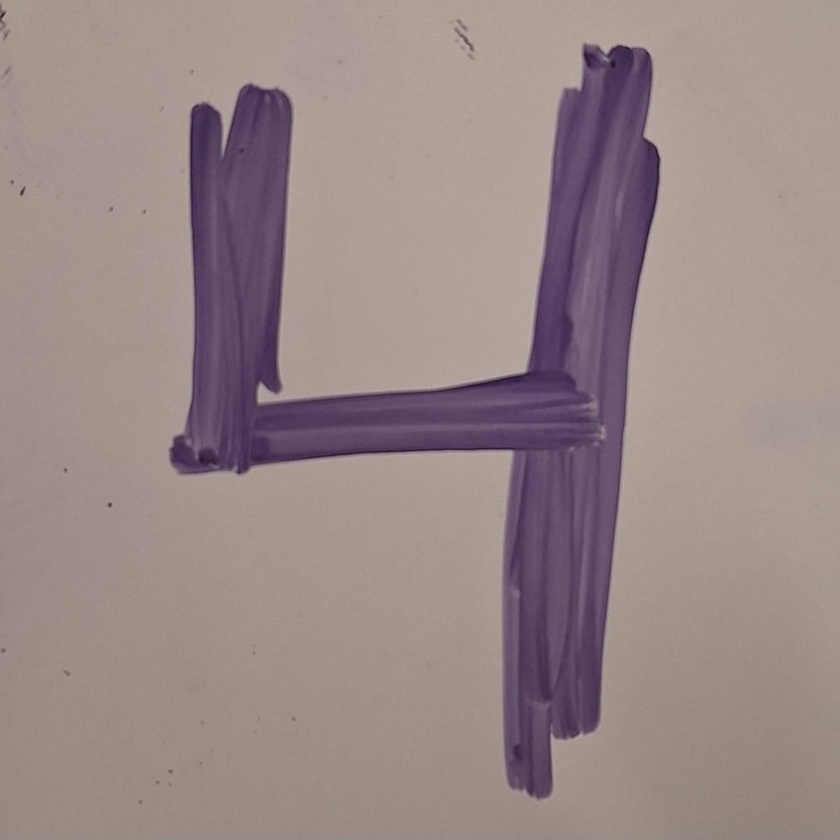
#> input picture xd.jpg, 840 x 840 px, shrunk from 1280 x 1280 before the run
$ python test2.py
#> lines starting #> are read from the running program, lines starting #| are printed output that depends on the picture; after the words box and inside, x2 and y2 are one past the last pixel; in counts of white or black regions, pixels touching at a corner belong together
import cv2
import numpy as np
import matplotlib.pyplot as plt

def eliminar_manchas(ruta_imagen, ruta_guardado):
    # Leer la imagen en escala de grises
#> called with ruta_imagen = 'xd.jpg', ruta_guardado = 'xd4.jpg'
    imagen = cv2.imread(ruta_imagen, cv2.IMREAD_GRAYSCALE)
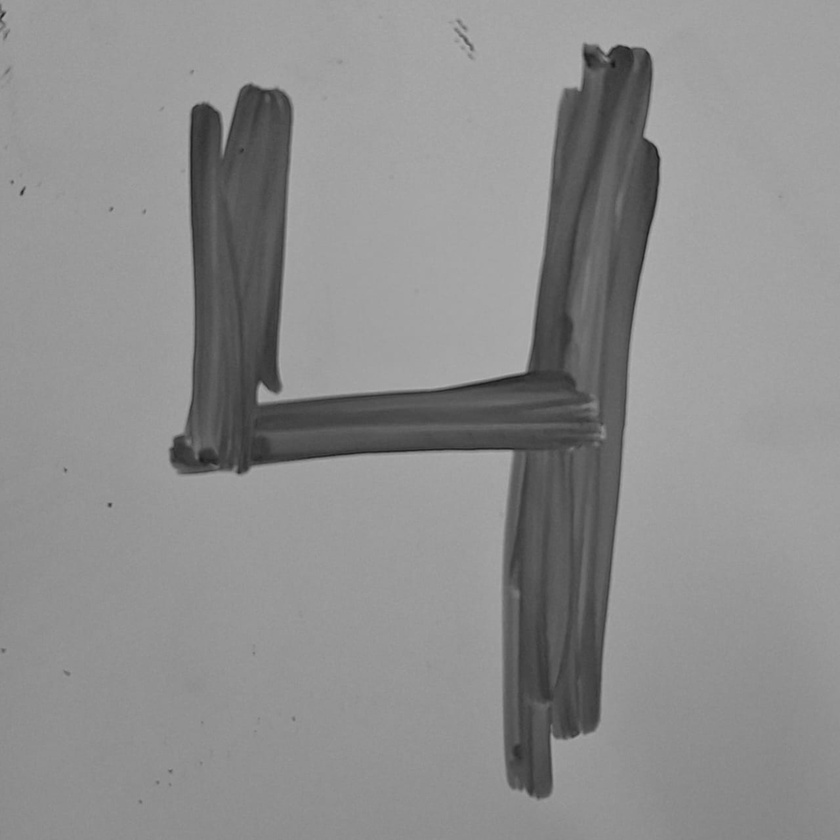
#> imagen: shape (840, 840); min 21, max 177, mean 141.1

    # Aplicar un filtro Gaussiano para eliminar ruido
    imagen_suavizada = cv2.GaussianBlur(imagen, (5, 5), 0)

    # Aplicar umbralización para convertir la imagen a binaria
    _, imagen_umbralizada = cv2.threshold(imagen_suavizada, 0, 255, cv2.THRESH_BINARY + cv2.THRESH_OTSU)
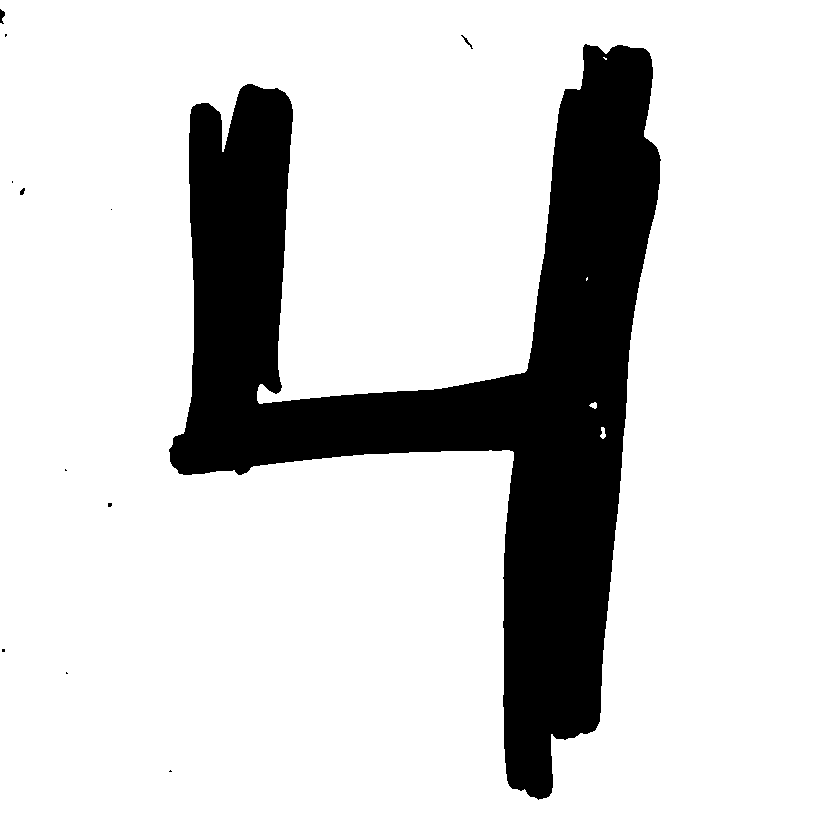
#> imagen_umbralizada: shape (840, 840); 82.7% white; 12 black regions (8 under 20 px), largest, box (x1, y1, x2, y2) and area: (169, 44, 661, 800) 121649, (0, 9, 5, 24) 48, (461, 35, 473, 49) 34, (20, 188, 25, 195) 24

    # Invertir la imagen umbralizada (opcional, dependiendo de si el dibujo es negro sobre blanco o viceversa)
    imagen_invertida = cv2.bitwise_not(imagen_umbralizada)

    # Guardar la imagen resultante
    cv2.imwrite(ruta_guardado, imagen_invertida)
    print(f"Imagen procesada y guardada en {ruta_guardado}")

    # Mostrar las imágenes
    plt.figure(figsize=(10, 5))
    plt.subplot(1, 3, 1), plt.title('Original'), plt.imshow(imagen, cmap='gray'), plt.axis('off')
    plt.subplot(1, 3, 2), plt.title('Suavizada'), plt.imshow(imagen_suavizada, cmap='gray'), plt.axis('off')
    plt.subplot(1, 3, 3), plt.title('Umbralizada'), plt.imshow(imagen_invertida, cmap='gray'), plt.axis('off')
    plt.show()
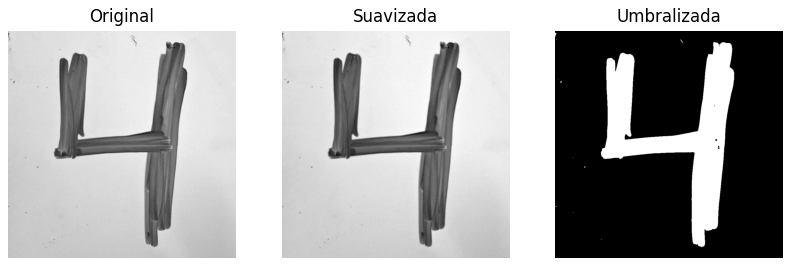
#> figure drawn by matplotlib, 3 panels

# Ejemplo de uso
ruta_imagen = 'xd.jpg'
ruta_guardado = 'xd4.jpg'

eliminar_manchas(ruta_imagen, ruta_guardado)

$ run again, with 2.jpg copied over xd.jpg
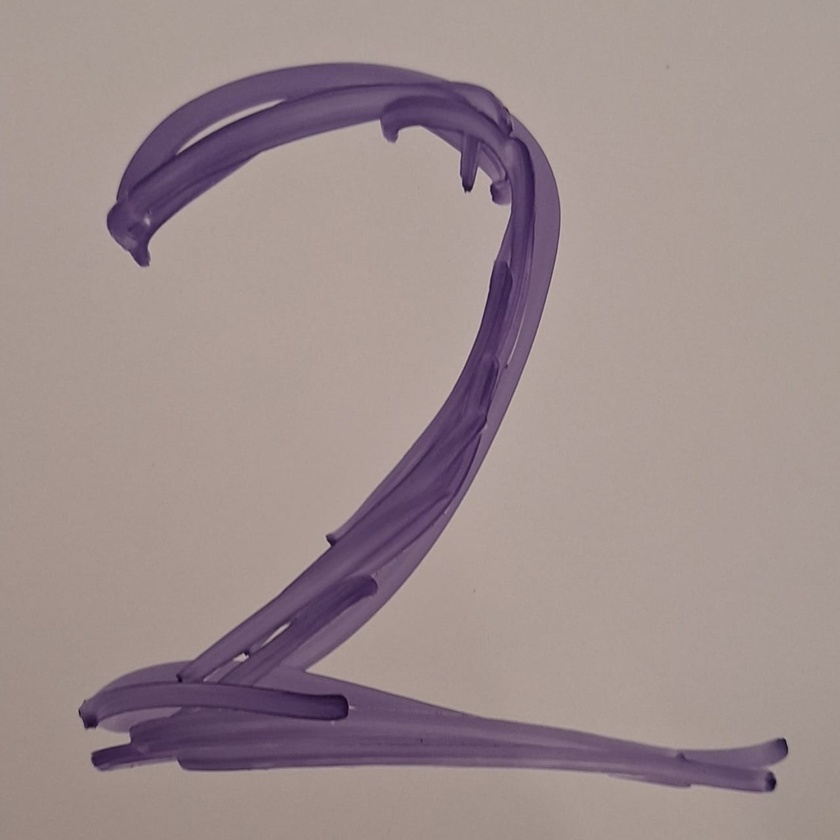
#> input picture 2.jpg, 840 x 840 px, shrunk from 1280 x 1280 before the run
#> in eliminar_manchas, `_, imagen_umbralizada = cv2.threshold(imagen_suavizada, 0, 255, cv2.TH..`:
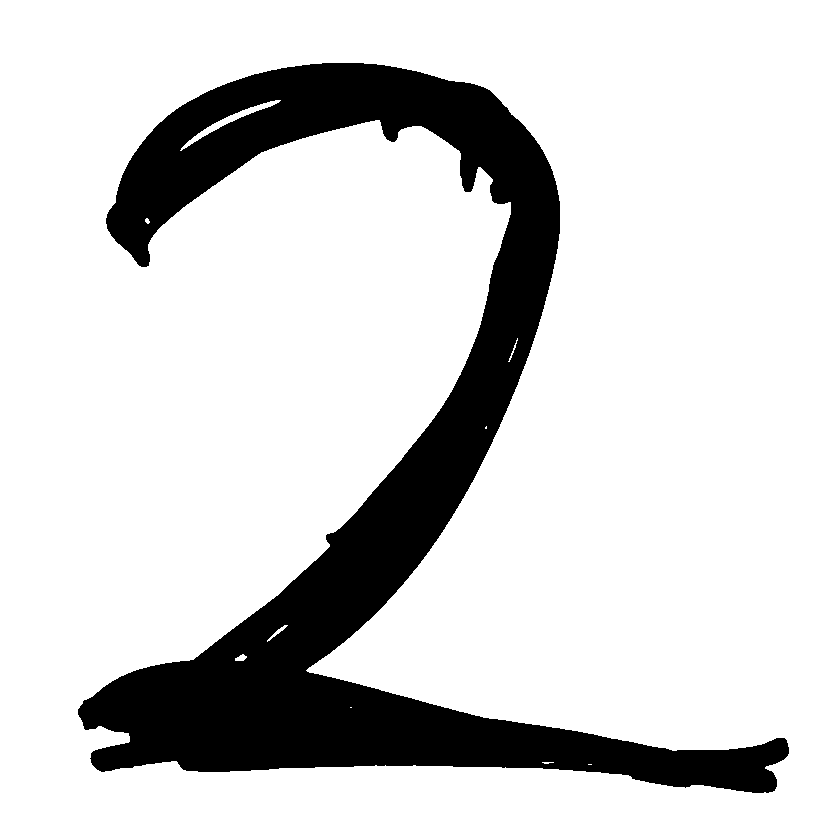
#> imagen_umbralizada: shape (840, 840); 83.2% white; 1 black region, box (x1, y1, x2, y2) and area: (78, 63, 789, 793) 118779
#> in eliminar_manchas, `plt.show()`:
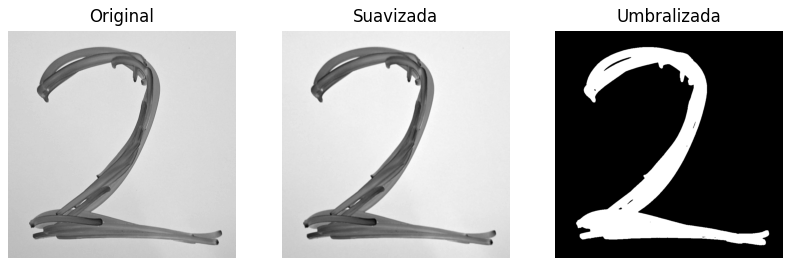
#> figure drawn by matplotlib, 3 panels

$ run again, with 0.jpeg copied over xd.jpg
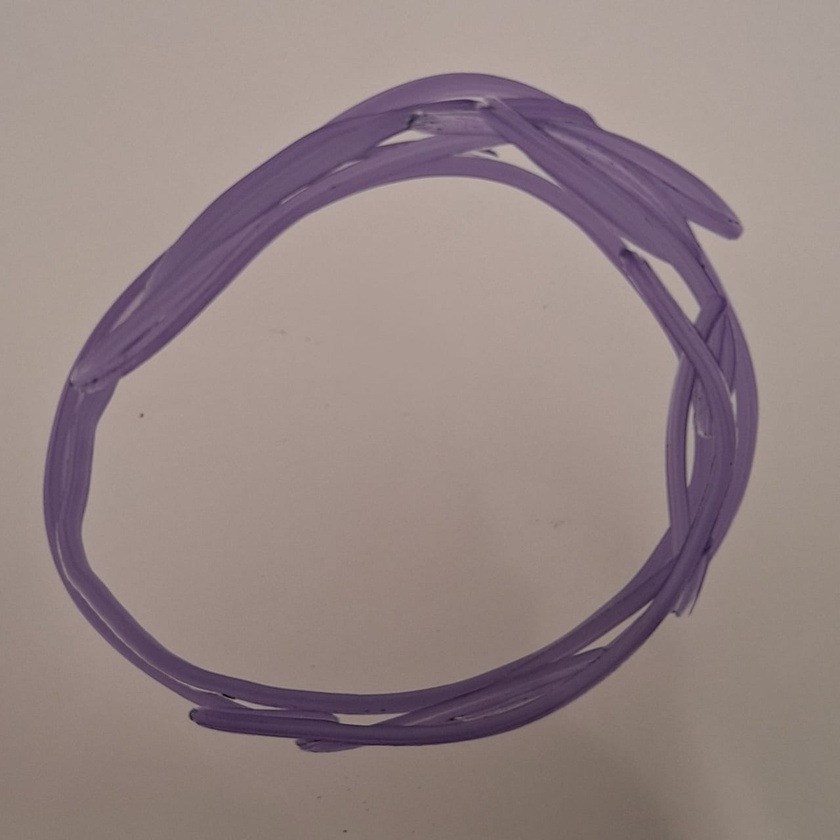
#> input picture 0.jpeg, 840 x 840 px, shrunk from 1280 x 1280 before the run
#> in eliminar_manchas, `_, imagen_umbralizada = cv2.threshold(imagen_suavizada, 0, 255, cv2.TH..`:
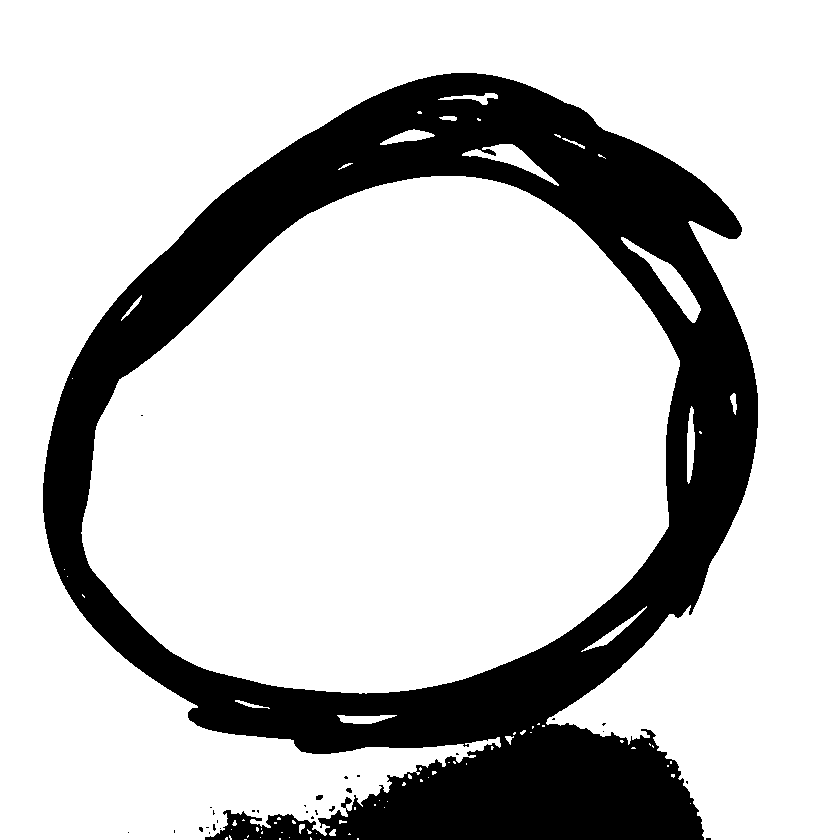
#> imagen_umbralizada: shape (840, 840); 77.3% white; 29 black regions (26 under 20 px), largest, box (x1, y1, x2, y2) and area: (43, 73, 758, 840) 159635, (316, 795, 323, 800) 30, (346, 788, 352, 793) 23
#> in eliminar_manchas, `plt.show()`:
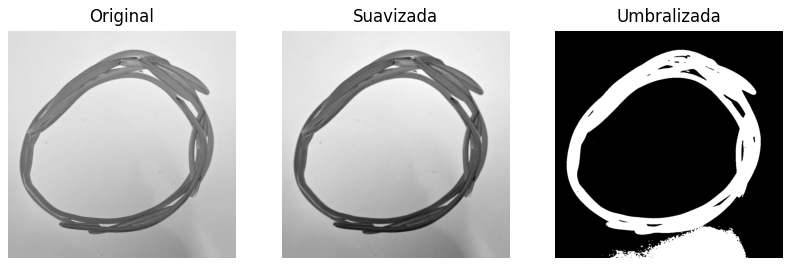
#> figure drawn by matplotlib, 3 panels

$ run again, with 1.jpeg copied over xd.jpg
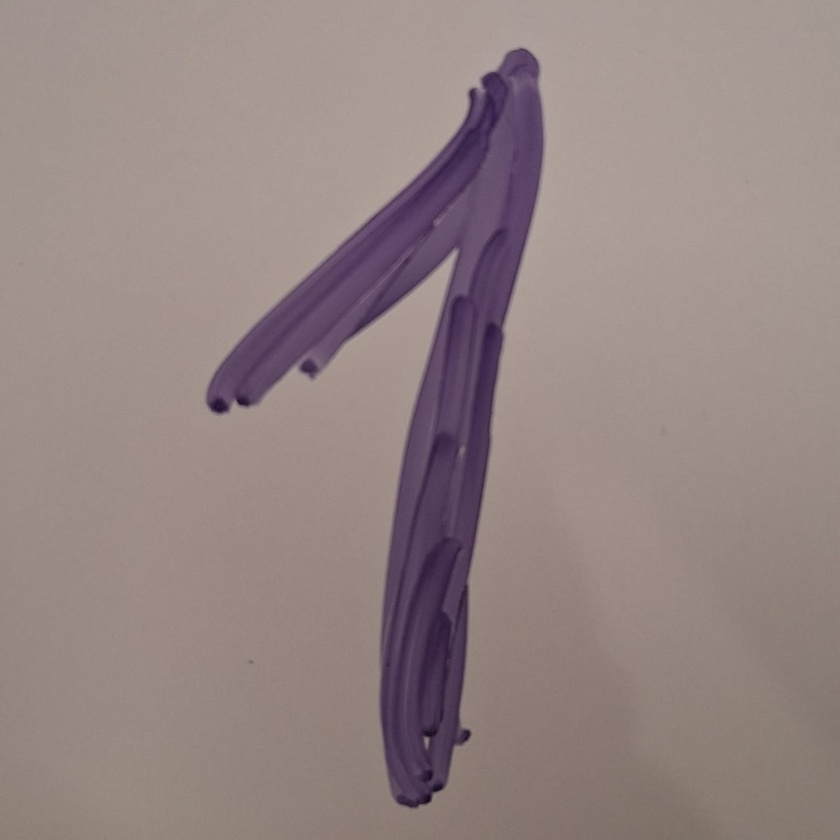
#> input picture 1.jpeg, 840 x 840 px, shrunk from 1280 x 1280 before the run
#> in eliminar_manchas, `_, imagen_umbralizada = cv2.threshold(imagen_suavizada, 0, 255, cv2.TH..`:
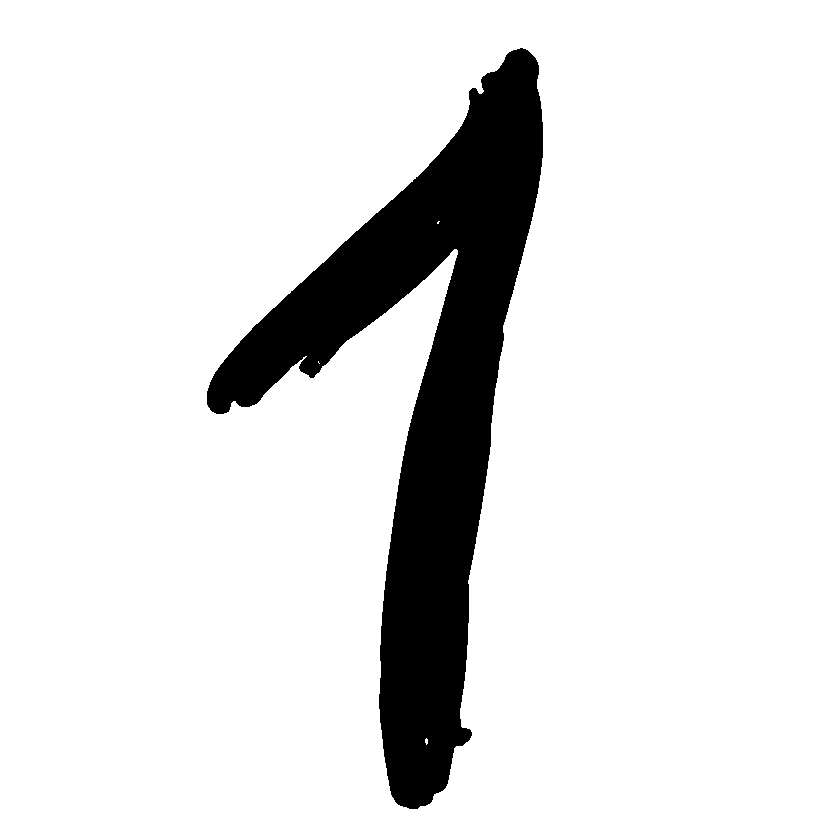
#> imagen_umbralizada: shape (840, 840); 88.7% white; 1 black region, box (x1, y1, x2, y2) and area: (207, 48, 543, 809) 80035
#> in eliminar_manchas, `plt.show()`:
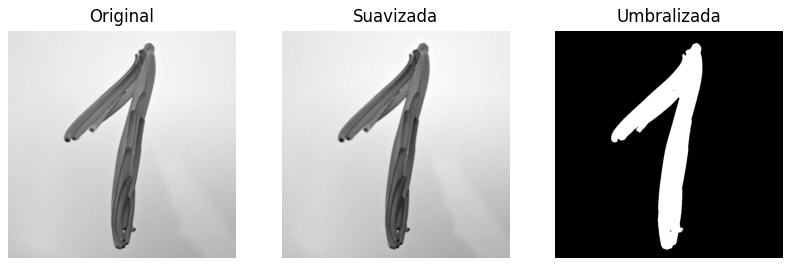
#> figure drawn by matplotlib, 3 panels
